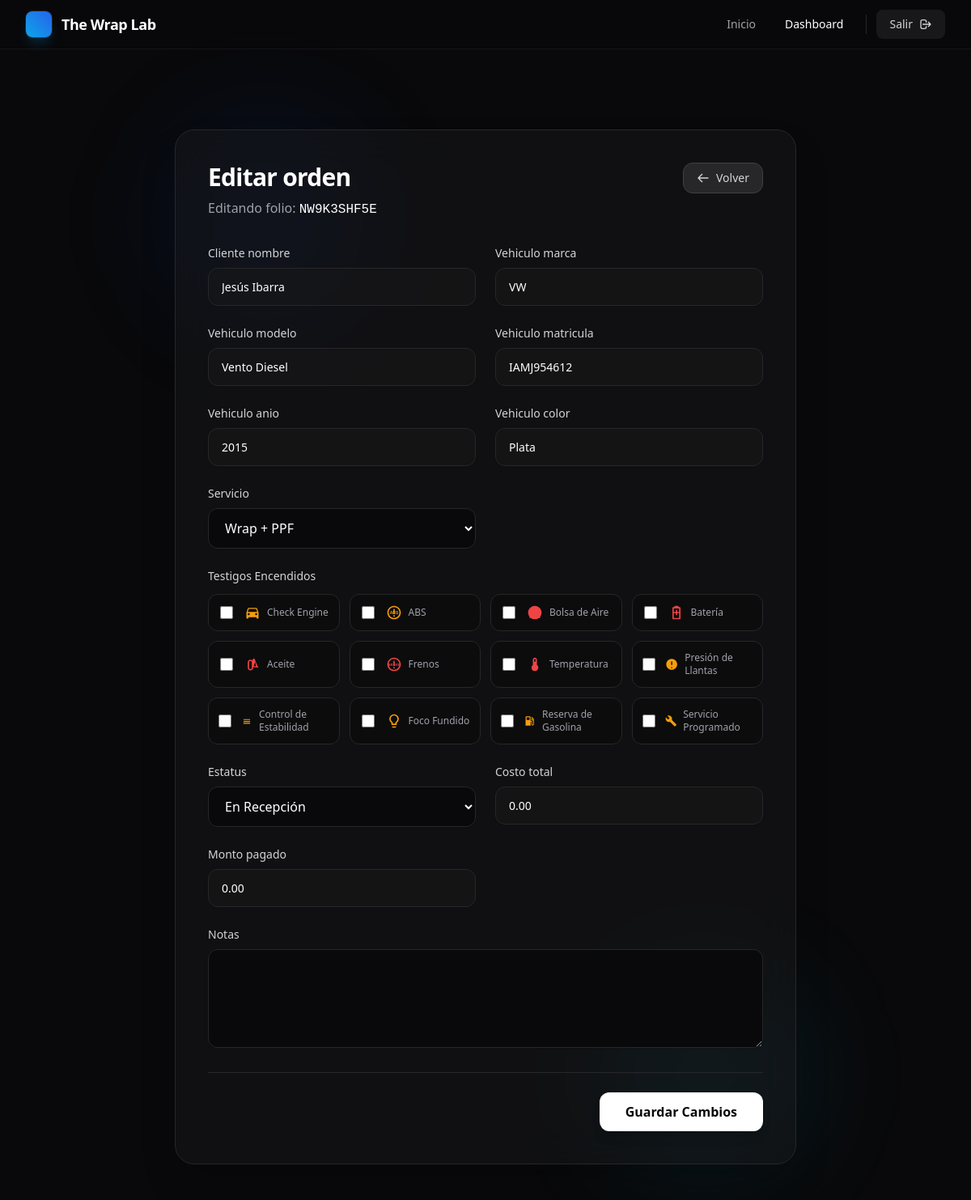
Page /dashboard/1/editar/ (signed in) on the committed database.
### taller/models.py (models this page shows, shortened)
class OrdenServicio(models.Model):
    class Servicio(models.TextChoices):
        WRAP = 'WRAP', 'Wrap'
        PPF = 'PPF', 'PPF'
        WRAP_Y_PPF = 'WRAP_PPF', 'Wrap + PPF'
    class Estatus(models.TextChoices):
        EN_RECEPCION = 'EN_RECEPCION', 'En Recepción'
        EN_PREPARACION = 'EN_PREPARACION', 'En Preparación'
        EN_PROCESO = 'EN_PROCESO', 'En Proceso'
        PREPARANDO_ENTREGA = 'PREPARANDO_ENTREGA', 'Preparando Entrega'
        TRABAJO_TERMINADO = 'TRABAJO_TERMINADO', 'Trabajo Terminado'
    TESTIGOS_CHOICES = [
        ('check_engine', 'Check Engine'),
        ('abs', 'ABS'),
        ('airbag', 'Bolsa de Aire'),
        ('battery', 'Batería'),
        ('oil', 'Aceite'),
        ('brake', 'Frenos'),
        ('temp', 'Temperatura'),
        ('tire', 'Presión de Llantas'),
        ('stability', 'Control de Estabilidad'),
        ('bulb', 'Foco Fundido'),
        ('gas', 'Reserva de Gasolina'),
        ('service', 'Servicio Programado'),
    ]
    folio = models.CharField(max_length=12, unique=True, blank=True, db_index=True)
    cliente_nombre = models.CharField(max_length=200)
    vehiculo_marca = models.CharField(max_length=80)
    vehiculo_modelo = models.CharField(max_length=80)
    vehiculo_matricula = models.CharField(max_length=20, blank=True)
    vehiculo_anio = models.PositiveIntegerField()
    vehiculo_color = models.CharField(max_length=80)
    servicio = models.CharField(max_length=12, choices=Servicio.choices, default=Servicio.WRAP)
    estatus = models.CharField(max_length=20, choices=Estatus.choices, default=Estatus.EN_RECEPCION)
    costo_total = models.DecimalField(max_digits=10, decimal_places=2, default=0)
    monto_pagado = models.DecimalField(max_digits=10, decimal_places=2, default=0)
    testigos = models.JSONField(default=list, blank=True)
    notas = models.TextField(blank=True)
    creado_en = models.DateTimeField(auto_now_add=True)
    actualizado_en = models.DateTimeField(auto_now=True)

### taller/views.py (the view)
# urls.py: path('dashboard/<int:pk>/editar/', views.orden_editar, name='orden_editar'),
@user_passes_test(_superuser_required)
def orden_editar(request: HttpRequest, pk: int) -> HttpResponse:
    orden = get_object_or_404(OrdenServicio, pk=pk)
    if request.method == 'POST':
        form = OrdenServicioForm(request.POST, instance=orden)
        if form.is_valid():
            orden = form.save()
            messages.success(request, f'Orden {orden.folio} actualizada.')
            return redirect('dashboard')
    else:
        form = OrdenServicioForm(instance=orden)
    return render(request, 'taller/orden_form.html', {'form': form, 'orden': orden, 'titulo': 'Editar orden'})

### taller/views.py (called while the page is built)
def _superuser_required(user) -> bool:
    return user.is_authenticated and user.is_superuser

### templates/taller/orden_form.html (shortened to what this page needs)
{% extends "taller/base.html" %}
{% block content %}
<div class="flex min-h-[60vh] flex-col items-center justify-center py-12">
  <div class="relative w-full max-w-3xl">
    <div class="absolute -left-4 -top-4 h-64 w-64 rounded-full bg-brand-blue/10 blur-3xl"></div>
    <div class="absolute -bottom-4 -right-4 h-64 w-64 rounded-full bg-cyan-500/10 blur-3xl"></div>
    <div class="relative rounded-3xl border border-zinc-800 bg-zinc-900/50 p-8 shadow-2xl backdrop-blur-xl sm:p-10">
      <div class="mb-8 flex flex-col gap-4 sm:flex-row sm:items-start sm:justify-between">
        <div>
          <h1 class="text-3xl font-bold tracking-tight text-white">{{ titulo|default:"Nueva orden" }}</h1>
          <p class="mt-2 text-zinc-400">
            {% if orden %}
            Editando folio: <span class="font-mono text-white">{{ orden.folio }}</span>
            {% else %}
            Ingresa los detalles para generar un nuevo servicio.
            {% endif %}
          </p>
        </div>
        <a class="group flex items-center gap-2 rounded-xl border border-zinc-700 bg-zinc-800 px-4 py-2 text-sm font-medium text-zinc-300 transition hover:bg-zinc-700 hover:text-white"
          href="{% url 'dashboard' %}">
          <svg class="h-4 w-4 transition group-hover:-translate-x-0.5" fill="none" viewBox="0 0 24 24"
            stroke="currentColor" stroke-width="2">
            <path stroke-linecap="round" stroke-linejoin="round" d="M10 19l-7-7m0 0l7-7m-7 7h18" />
          </svg>
          Volver
        </a>
      </div>
      <form class="space-y-6" method="post">
        <div class="grid gap-6 sm:grid-cols-2">
          {% for field in form %}
          {% if field.name == 'testigos' %}
          <div class="space-y-3 sm:col-span-2">
            <label class="block text-sm font-medium text-zinc-300">
              {{ field.label }}
            </label>
            <div class="grid grid-cols-2 gap-3 sm:grid-cols-3 md:grid-cols-4">
              {% for checkbox in field %}
              <label
                class="group flex cursor-pointer items-center gap-3 rounded-xl border border-zinc-800 bg-zinc-950/50 p-3 transition hover:border-zinc-700 hover:bg-zinc-900 has-[:checked]:border-brand-blue has-[:checked]:bg-brand-blue/10">
                <div class="relative flex h-5 w-5 items-center justify-center">
                  <input type="checkbox" name="{{ checkbox.data.name }}" value="{{ checkbox.data.value }}" {% if checkbox.data.selected %}checked{% endif %}
                    class="h-4 w-4 rounded border-zinc-700 bg-zinc-900 text-brand-blue focus:ring-brand-blue focus:ring-offset-zinc-950">
                </div>
                <div class="flex items-center gap-2">
                  {% if checkbox.data.value == 'check_engine' %}
                  <svg class="h-5 w-5 text-amber-500" fill="currentColor" viewBox="0 0 24 24">
                    <path
                      d="M18.92 6.01C18.72 5.42 18.16 5 17.5 5H6.5C5.84 5 5.28 5.42 5.08 6.01L3 12V20C3 20.55 3.45 21 4 21H5C5.55 21 6 20.55 6 20V19H18V20C18 20.55 18.45 21 19 21H20C20.55 21 21 20.55 21 20V12L18.92 6.01ZM6.5 16C5.67 16 5 15.33 5 14.5C5 13.67 5.67 13 6.5 13C7.33 13 8 13.67 8 14.5C8 15.33 7.33 16 6.5 16ZM17.5 16C16.67 16 16 15.33 16 14.5C16 13.67 16.67 13 17.5 13C18.33 13 19 13.67 19 14.5C19 15.33 18.33 16 17.5 16ZM5 11L6.5 6.5H17.5L19 11H5Z" />
                  </svg>
                  {% elif checkbox.data.value == 'battery' %}
                  <svg class="h-5 w-5 text-red-500" fill="currentColor" viewBox="0 0 24 24">
                    <path
                      d="M16 20H8V6H16V20ZM16.67 4H15V2H9V4H7.33C6.6 4 6 4.6 6 5.33V20.67C6 21.4 6.6 22 7.33 22H16.67C17.4 22 18 21.4 18 20.67V5.33C18 4.6 17.4 4 16.67 4ZM11 16H13V13H16V11H13V8H11V11H8V13H11V16Z" />
                  </svg>
                  {% elif checkbox.data.value == 'oil' %}
                  <svg class="h-5 w-5 text-red-500" fill="currentColor" viewBox="0 0 24 24">
                    <path
                      d="M19.7 15.4L15.3 4.1C15 3.3 14 3 13.4 3.7L11.5 6.2C11 5.4 10.1 5 9 5C6.8 5 5 6.8 5 9V17C5 19.2 6.8 21 9 21C11.2 21 13 19.2 13 17V16.3L20.2 16.8C20.8 16.9 21.2 16.2 20.8 15.7L19.7 15.4ZM11 17C11 18.1 10.1 19 9 19C7.9 19 7 18.1 7 17V9C7 7.9 7.9 7 9 7C10.1 7 11 7.9 11 9V17ZM17.2 14.9L13.8 14.6L16.2 8.3L17.2 14.9Z" />
                  </svg>
                  {% elif checkbox.data.value == 'temp' %}
                  <svg class="h-5 w-5 text-red-500" fill="currentColor" viewBox="0 0 24 24">
                    <path
                      d="M15 13V5C15 3.34 13.66 2 12 2C10.34 2 9 3.34 9 5V13C6.79 14.66 6.34 17.79 8 20C9.66 22.21 12.79 22.66 15 21C15.88 20.34 16.55 19.46 16.88 18.44C17.58 16.29 16.8 13.91 15 13ZM12 4C12.55 4 13 4.45 13 5V8H11V5C11 4.45 11.45 4 12 4Z" />
                  </svg>
                  {% elif checkbox.data.value == 'abs' %}
                  <svg class="h-5 w-5 text-amber-500" fill="currentColor" viewBox="0 0 24 24">
                    <text x="12" y="14" font-size="6" text-anchor="middle" fill="currentColor" font-weight="bold"
                      font-family="sans-serif">ABS</text>
                  </svg>
                  {% elif checkbox.data.value == 'brake' %}
                  <svg class="h-5 w-5 text-red-500" fill="currentColor" viewBox="0 0 24 24">
                    <path
                      d="M12 2C6.48 2 2 6.48 2 12s4.48 10 10 10 10-4.48 10-10S17.52 2 12 2zm0 18c-4.41 0-8-3.59-8-8s3.59-8 8-8 8 3.59 8 8-3.59 8-8 8zm-1-4h2v2h-2zm0-2h2V7h-2z" />
                    <text x="12" y="14" font-size="5" text-anchor="middle" fill="currentColor" font-weight="bold"
                      font-family="sans-serif">BRAKE</text>
                  </svg>
                  {% elif checkbox.data.value == 'airbag' %}
                  <svg class="h-5 w-5 text-red-500" fill="currentColor" viewBox="0 0 24 24">
                    <path
                      d="M12 2C6.48 2 2 6.48 2 12s4.48 10 10 10 10-4.48 10-10S17.52 2 12 2zm0 13c-2.67 0-8 1.34-8 4v1h16v-1c0-2.66-5.33-4-8-4zm0-8c-1.1 0-2 .9-2 2s.9 2 2 2 2-.9 2-2-.9-2-2-2z" />
                  </svg>
                  {% elif checkbox.data.value == 'tire' %}
                  <svg class="h-5 w-5 text-amber-500" fill="currentColor" viewBox="0 0 24 24">
                    <path
                      d="M12 2C6.48 2 2 6.48 2 12s4.48 10 10 10 10-4.48 10-10S17.52 2 12 2zm-1 15h2v2h-2zm0-10h2v6h-2z" />
                    <path d="M17 5v14h2V5h-2zm-12 0v14h2V5H5z" />
                  </svg>
                  {% elif checkbox.data.value == 'stability' %}
                  <svg class="h-5 w-5 text-amber-500" fill="currentColor" viewBox="0 0 24 24">
                    <path d="M5 16h14v2H5zm0-4h14v2H5zm0-4h14v2H5z" />
                  </svg>
                  {% elif checkbox.data.value == 'bulb' %}
                  <svg class="h-5 w-5 text-amber-500" fill="currentColor" viewBox="0 0 24 24">
                    <path
                      d="M9 21c0 .55.45 1 1 1h4c.55 0 1-.45 1-1v-1H9v1zm3-19C8.14 2 5 5.14 5 9c0 2.38 1.19 4.47 3 5.74V17c0 .55.45 1 1 1h6c.55 0 1-.45 1-1v-2.26c1.81-1.27 3-3.36 3-5.74 0-3.86-3.14-7-7-7zm2.85 11.1l-.85.6V16h-4v-2.3l-.85-.6C7.93 12.07 7 10.64 7 9c0-2.76 2.24-5 5-5s5 2.24 5 5c0 1.63-.93 3.07-2.15 4.1z" />
                  </svg>
                  {% elif checkbox.data.value == 'gas' %}
                  <svg class="h-5 w-5 text-amber-500" fill="currentColor" viewBox="0 0 24 24">
                    <path
                      d="M19.77 7.23l.01-.01-3.72-3.72L15 4.56l2.11 2.11c-.94.36-1.61 1.26-1.61 2.33a2.5 2.5 0 0 0 2.5 2.5c.36 0 .69-.08 1-.21v7.21c0 .55-.45 1-1 1s-1-.45-1-1V14c0-1.1-.9-2-2-2h-1V5c0-1.1-.9-2-2-2H6c-1.1 0-2 .9-2 2v16h10v-7.5h1.5v5c0 1.38 1.12 2.5 2.5 2.5s2.5-1.12 2.5-2.5V9c0-.69-.28-1.32-.73-1.77zM12 10H6V5h6v5zm6 0c-.55 0-1-.45-1-1s.45-1 1-1 1 .45 1 1-.45 1-1 1z" />
                  </svg>
                  {% elif checkbox.data.value == 'service' %}
                  <svg class="h-5 w-5 text-amber-500" fill="currentColor" viewBox="0 0 24 24">
                    <path
                      d="M22.7 19l-9.1-9.1c.9-2.3.4-5-1.5-6.9-2-2-5-2.4-7.4-1.3L9 6 6 9 1.6 4.7C.4 7.1.9 10.1 2.9 12.1c1.9 1.9 4.6 2.4 6.9 1.5l9.1 9.1c.4.4 1 .4 1.4 0l2.3-2.3c.5-.4.5-1.1.1-1.4z" />
                  </svg>
                  {% endif %}
                  <span class="text-xs font-medium text-zinc-400 group-has-[:checked]:text-white select-none">{{ checkbox.choice_label }}</span>
                </div>
              </label>
              {% endfor %}
            </div>
          </div>
          {% else %}
          <div class="space-y-2 {% if field.name == 'notas' %}sm:col-span-2{% endif %}">
            <label class="block text-sm font-medium text-zinc-300" for="{{ field.id_for_label }}">
              {{ field.label }}
            </label>
            {{ field }}
          </div>
          {% endif %}
          {% endfor %}
        </div>
        <div class="mt-8 flex items-center justify-end border-t border-zinc-800 pt-6">
          <button
            class="w-full rounded-xl bg-white px-8 py-3 font-semibold text-zinc-950 shadow-lg transition hover:bg-zinc-200 hover:shadow-xl focus:outline-none focus:ring-2 focus:ring-zinc-400 focus:ring-offset-2 focus:ring-offset-zinc-900 sm:w-auto"
            type="submit">
            {% if orden %}Guardar Cambios{% else %}Crear Orden{% endif %}
          </button>
        </div>
      </form>
    </div>
  </div>
</div>
{% endblock %}

### templates/taller/base.html (style rules this page uses)
input[type="text"], input[type="email"], input[type="password"], input[type="number"], input[type="date"], input[type="datetime-local"], select, textarea { width: 100%; background-color: rgba(24, 24, 27, 0.5); border: 1px solid #27272a; border-radius: 0.75rem; padding: 0.75rem 1rem; color: white; font-size: 0.875rem; transition: all 0.2s cubic-bezier(0.4, 0, 0.2, 1); outline: none; }
input::placeholder, textarea::placeholder { color: #71717a; }

### rows in the picture
OrdenServicio: folio "NW9K3SHF5E", form "Jesús Ibarra" "VW" "Vento Diesel" "IAMJ954612" "2015" "Plata" "Wrap + PPF" "En Recepción" "0.00" "0.00"

### other values in the picture
{{ titulo|default:"Nueva orden" }} "Editar orden"
{{ field.label }} "Cliente nombre" "Vehiculo marca" "Vehiculo modelo" "Vehiculo matricula" "Vehiculo anio" "Vehiculo color" "Servicio" "Estatus" "Costo total" "Monto pagado" "Notas"
{{ field.label }} "Testigos Encendidos"
{{ checkbox.choice_label }} "Check Engine" "ABS" "Bolsa de Aire" "Batería" "Aceite" "Frenos" "Temperatura" "Presión de Llantas" "Control de Estabilidad" "Foco Fundido" "Reserva de Gasolina" "Servicio Programado"
